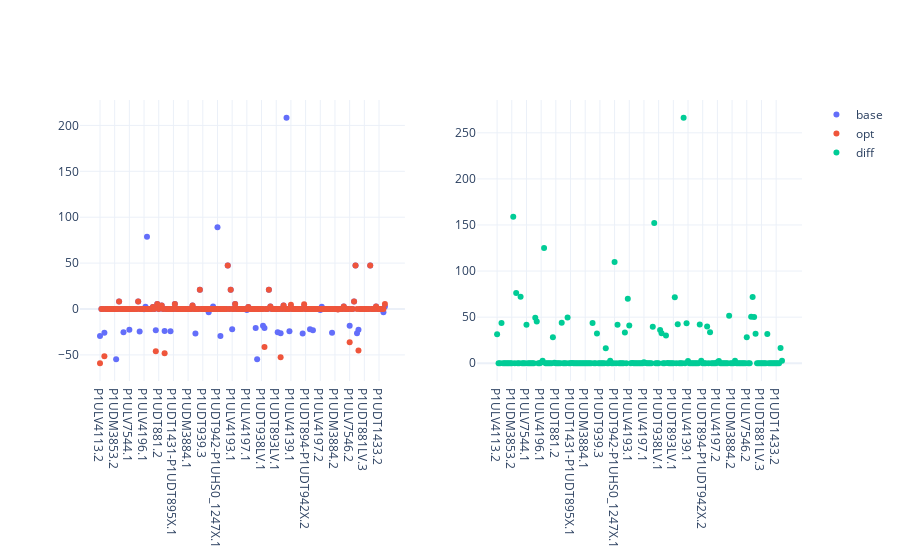

This figure's notebook cell:
### Code cell
true = true_powers.loc[ts]
est = est_powers.loc[ts]
error = true - est

fig = make_subplots(rows=1, cols=2)
fig.add_trace(
    go.Scatter(name="base", x=true.index, y=true.values.real, mode="markers"),
    row=1,
    col=1,
)
fig.add_trace(
    go.Scatter(name="opt", x=est.index, y=est.values.real, mode="markers"), row=1, col=1
)
fig.add_trace(
    go.Scatter(name="diff", x=error.index, y=error.abs(), mode="markers"), row=1, col=2
)
fig.update_layout(template="plotly_white")
fig.show()

### Figure 1 — Plotly figure (JSON) as saved in the notebook; plotly's stock layout.template omitted (floating-point values rounded to 4 significant figures; data arrays with more than 128 entries replaced by an {"elided": "..."} marker saying what was removed)
{"data": [{"mode": "markers", "name": "base", "type": "scatter", "x": {"elided": "195 str values"}, "xaxis": "x", "y": {"elided": "195 float values"}, "yaxis": "y"}, {"mode": "markers", "name": "opt", "type": "scatter", "x": {"elided": "195 str values"}, "xaxis": "x", "y": {"elided": "195 float values"}, "yaxis": "y"}, {"mode": "markers", "name": "diff", "type": "scatter", "x": {"elided": "195 str values"}, "xaxis": "x2", "y": {"elided": "195 float values"}, "yaxis": "y2"}], "layout": {"autosize": true, "xaxis": {"anchor": "y", "autorange": true, "domain": [0, 0.45], "range": [-14.73, 208.7], "type": "category"}, "xaxis2": {"anchor": "y2", "autorange": true, "domain": [0.55, 1], "range": [-14.73, 208.7], "type": "category"}, "yaxis": {"anchor": "x", "autorange": true, "domain": [0, 1], "range": [-89.02, 238.3], "type": "linear"}, "yaxis2": {"anchor": "x2", "autorange": true, "domain": [0, 1], "range": [-29.89, 296.2], "type": "linear"}}}
